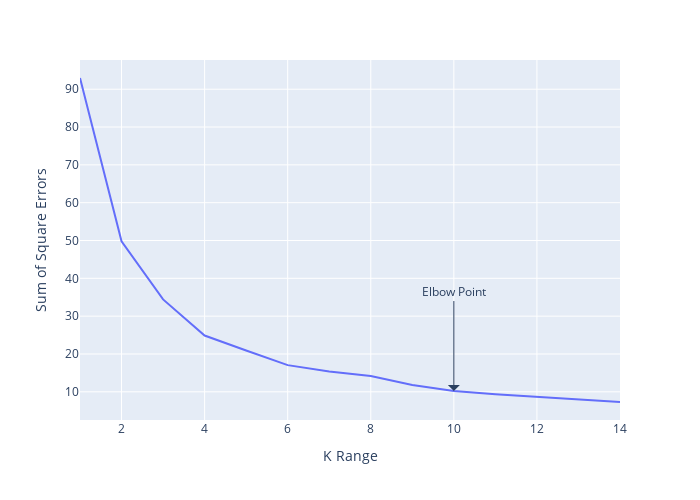

Source (notebook cell):
### Code cell
px.line(x=range(1,15),y=sse).update_layout(xaxis_title="K Range",yaxis_title="Sum of Square Errors",height=500,width=700).add_annotation(
    x=10,y=10.2,showarrow=True,arrowhead=1,arrowsize=2,ax=0,ay=-100,text="Elbow Point")

### Figure 1 — Plotly figure (JSON) as saved in the notebook; plotly's stock layout.template omitted (floating-point values rounded to 4 significant figures)
{"data": [{"hovertemplate": "x=%{x}<br>y=%{y}<extra></extra>", "legendgroup": "", "line": {"color": "#636efa", "dash": "solid"}, "marker": {"symbol": "circle"}, "mode": "lines", "name": "", "orientation": "v", "showlegend": false, "type": "scatter", "x": [1, 2, 3, 4, 5, 6, 7, 8, 9, 10, 11, 12, 13, 14], "xaxis": "x", "y": [92.96, 49.8, 34.43, 24.88, 20.92, 17.05, 15.39, 14.15, 11.79, 10.19, 9.332, 8.62, 7.942, 7.301], "yaxis": "y"}], "layout": {"annotations": [{"arrowhead": 1, "arrowsize": 2, "ax": 0, "ay": -100, "showarrow": true, "text": "Elbow Point", "x": 10, "y": 10.2}], "height": 500, "legend": {"tracegroupgap": 0}, "margin": {"t": 60}, "width": 700, "xaxis": {"anchor": "y", "autorange": true, "domain": [0, 1], "range": [1, 14], "title": {"text": "K Range"}, "type": "linear"}, "yaxis": {"anchor": "x", "autorange": true, "domain": [0, 1], "range": [2.542, 97.72], "title": {"text": "Sum of Square Errors"}, "type": "linear"}}}
